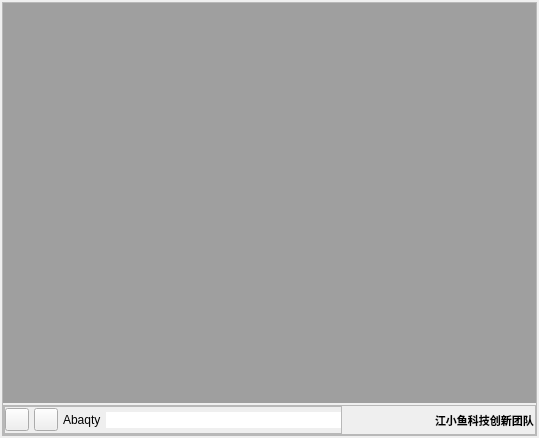
  <widget class="QWidget" name="centralwidget">
   <layout class="QVBoxLayout" name="verticalLayout_4" stretch="1">
    <property name="spacing">
     <number>2</number>
    </property>
    <property name="leftMargin">
     <number>2</number>
    </property>
    <property name="topMargin">
     <number>2</number>
    </property>
    <property name="rightMargin">
     <number>2</number>
    </property>
    <property name="bottomMargin">
     <number>2</number>
    </property>
    <item>
     <widget class="QFrame" name="viewer_frame">
      <property name="frameShape">
       <enum>QFrame::StyledPanel</enum>
      </property>
      <property name="frameShadow">
       <enum>QFrame::Raised</enum>
      </property>
      <layout class="QVBoxLayout" name="verticalLayout_5" stretch="0,0">
       <property name="spacing">
        <number>2</number>
       </property>
       <property name="leftMargin">
        <number>0</number>
       </property>
       <property name="topMargin">
        <number>0</number>
       </property>
       <property name="rightMargin">
        <number>0</number>
       </property>
       <property name="bottomMargin">
        <number>0</number>
       </property>
       <item>
        <widget class="QMdiArea" name="viewer"/>
       </item>
       <item>
        <widget class="QFrame" name="horizontalLayout_11">
         <property name="frameShape">
          <enum>QFrame::StyledPanel</enum>
         </property>
         <property name="frameShadow">
          <enum>QFrame::Raised</enum>
         </property>
         <layout class="QHBoxLayout" name="horizontalLayout_13" stretch="1,0,0,0">
          <property name="spacing">
           <number>0</number>
          </property>
          <property name="leftMargin">
           <number>0</number>
          </property>
          <property name="topMargin">
           <number>0</number>
          </property>
          <property name="rightMargin">
           <number>0</number>
          </property>
          <property name="bottomMargin">
           <number>0</number>
          </property>
          <item>
           <widget class="QFrame" name="viewer_process_frame">
            <property name="frameShape">
             <enum>QFrame::StyledPanel</enum>
            </property>
            <property name="frameShadow">
             <enum>QFrame::Raised</enum>
            </property>
            <layout class="QHBoxLayout" name="horizontalLayout_15">
             <property name="spacing">
              <number>5</number>
             </property>
             <property name="leftMargin">
              <number>0</number>
             </property>
             <property name="topMargin">
              <number>0</number>
             </property>
             <property name="rightMargin">
              <number>0</number>
             </property>
             <property name="bottomMargin">
              <number>0</number>
             </property>
             <item>
              <widget class="QToolButton" name="undo">
               <property name="text">
                <string/>
               </property>
               <property name="icon">
                <iconset resource="res.qrc">
                 <normaloff>:/graphics/undo.png</normaloff>:/graphics/undo.png</iconset>
               </property>
              </widget>
             </item>
             <item>
              <widget class="QToolButton" name="cancel">
               <property name="text">
                <string/>
               </property>
               <property name="icon">
                <iconset resource="res.qrc">
                 <normaloff>:/graphics/cancel.png</normaloff>:/graphics/cancel.png</iconset>
               </property>
              </widget>
             </item>
             <item>
              <widget class="QLabel" name="viewer_tip">
               <property name="text">
                <string>Abaqty</string>
               </property>
              </widget>
             </item>
             <item>
              <widget class="QLineEdit" name="viewer_line">
               <property name="styleSheet">
                <string notr="true">QLineEdit{border:none;}</string>
               </property>
              </widget>
             </item>
            </layout>
           </widget>
          </item>
          <item>
           <spacer name="horizontalSpacer_2">
            <property name="orientation">
             <enum>Qt::Horizontal</enum>
            </property>
            <property name="sizeHint" stdset="0">
             <size>
              <width>40</width>
              <height>20</height>
             </size>
            </property>
           </spacer>
          </item>
          <item>
           <widget class="QToolButton" name="toolButton_3">
            <property name="styleSheet">
             <string notr="true">QToolButton{
border:none;
}</string>
            </property>
            <property name="text">
             <string/>
            </property>
            <property name="icon">
             <iconset resource="res.qrc">
              <normaloff>:/graphics/xylogo.png</normaloff>:/graphics/xylogo.png</iconset>
            </property>
            <property name="iconSize">
             <size>
              <width>50</width>
              <height>25</height>
             </size>
            </property>
           </widget>
          </item>
          <item>
           <widget class="QLabel" name="label_7">
            <property name="font">
             <font>
              <family>微软雅黑 Light</family>
              <pointsize>8</pointsize>
              <italic>false</italic>
              <bold>true</bold>
              <underline>false</underline>
             </font>
            </property>
            <property name="text">
             <string>江小鱼科技创新团队</string>
            </property>
           </widget>
          </item>
         </layout>
        </widget>
       </item>
      </layout>
     </widget>
    </item>
   </layout>
  </widget>
